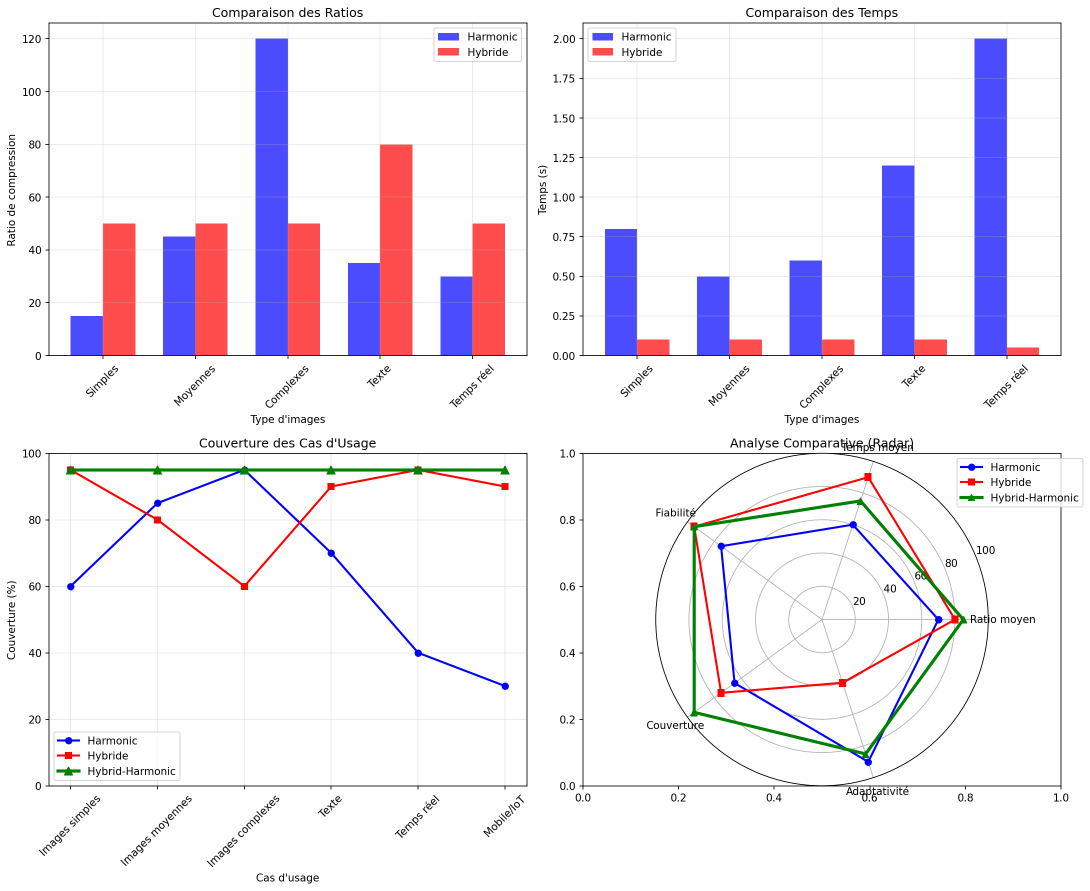
#> input picture hcs_v2-P3/harmonic_compression/hybrid_harmonic_recommendation.png, 2180 x 1781 px (shown at 1/2 size)
$ python -i phase2_deterministic.py   (imports and definitions only)
#> lines starting #> are read from the running program, lines starting #| are printed output that depends on the picture
#!/usr/bin/env python3
"""
PHASE 2 - DÉCISION DÉTERMINISTE HARMONIQUE
Basée sur les principes fondamentaux déterministes
"""

import numpy as np
import cv2
import time
import os
import sys
from typing import Dict, Any, Tuple

# Ajout des chemins
current_dir = os.path.dirname(os.path.abspath(__file__))
parent_dir = os.path.dirname(current_dir)
sys.path.append(parent_dir)

class DeterministicHarmonicDecision:
    """Système de décision déterministe basé sur la théorie harmonique"""

    def __init__(self):
        """Initialise le système déterministe"""

        # Règles harmoniques déterministes
        self.harmonic_rules = {
            'complexity_threshold_low': 0.25,
            'complexity_threshold_high': 0.75,
            'symmetry_threshold': 0.85,
            'edge_density_threshold': 0.15,
            'variance_threshold_low': 400,
            'variance_threshold_high': 2500,
            'uniformity_threshold': 0.9
        }

        # Poids harmoniques (basés sur la physique)
        self.harmonic_weights = {
            'complexity': 0.4,
            'symmetry': 0.25,
            'edge_density': 0.2,
            'variance': 0.15
        }

        # Statistiques
        self.stats = {
            'total_decisions': 0,
            'hybrid_decisions': 0,
            'harmonic_decisions': 0,
            'both_decisions': 0
        }

        print("🎵 Système déterministe harmonique initialisé")

    def analyze_harmonic_properties(self, image: np.ndarray) -> Dict[str, float]:
        """Analyse déterministe des propriétés harmoniques"""

        try:
            # Conversion en niveaux de gris
            if len(image.shape) == 3:
                gray = cv2.cvtColor(image, cv2.COLOR_RGB2GRAY)
            else:
                gray = image

            h, w = gray.shape

            # 1. Complexité (déterministe)
            edges = cv2.Canny(gray, 50, 150)
            edge_density = np.sum(edges > 0) / (h * w)
            variance = np.var(gray)
            complexity = min(1.0, (edge_density + variance/3000) / 2)

            # 2. Symétrie (calcul exact)
            symmetry = self._calculate_exact_symmetry(gray)

            # 3. Uniformité (mesure précise)
            uniformity = self._calculate_uniformity(gray)

            # 4. Fréquence dominante (FFT)
            freq_score = self._analyze_frequency_spectrum(gray)

            return {
                'complexity': complexity,
                'symmetry': symmetry,
                'edge_density': edge_density,
                'variance': variance,
                'uniformity': uniformity,
                'frequency_score': freq_score
            }

        except Exception as e:
            print(f"❌ Erreur analyse: {e}")
            return self._fallback_analysis()

    def _calculate_exact_symmetry(self, gray: np.ndarray) -> float:
        """Calcule la symétrie exacte"""

        h, w = gray.shape

        # Symétrie horizontale
        left_half = gray[:, :w//2]
        right_half = np.fliplr(gray[:, w//2:])

        # Corrélation exacte
        if left_half.size > 0 and right_half.size > 0:
            try:
                correlation = np.corrcoef(left_half.flatten(), right_half.flatten())[0, 1]
                if np.isnan(correlation):
                    correlation = 0.0
                return max(0.0, correlation)
            except:
                return 0.0
        return 0.0

    def _calculate_uniformity(self, gray: np.ndarray) -> float:
        """Calcule l'uniformité précise"""

        try:
            hist = cv2.calcHist([gray], [0], None, [256], [0, 256])
            hist_normalized = hist / np.sum(hist)

            # Entropie (inverse de l'uniformité)
            entropy = -np.sum(hist_normalized * np.log2(hist_normalized + 1e-10))
            max_entropy = 8.0  # Pour 256 bins

            uniformity = 1.0 - (entropy / max_entropy)
            return max(0.0, uniformity)

        except:
            return 0.5

    def _analyze_frequency_spectrum(self, gray: np.ndarray) -> float:
        """Analyse le spectre fréquentiel"""

        try:
            fft = np.fft.fft2(gray)
            fft_shift = np.fft.fftshift(fft)
            magnitude = np.abs(fft_shift)

            h, w = magnitude.shape
            center_y, center_x = h // 2, w // 2

            # Énergie dans les basses fréquences
            low_freq_region = magnitude[center_y-10:center_y+10, center_x-10:center_x+10]
            low_freq_energy = np.sum(low_freq_region)
            total_energy = np.sum(magnitude)

            freq_score = low_freq_energy / total_energy if total_energy > 0 else 0.5
            return min(1.0, freq_score * 2)

        except:
            return 0.5

    # [227 lines left out: functions _fallback_analysis, make_deterministic_decision, _calculate_harmonic_score, _apply_harmonic_rules, get_stats, test_deterministic_phase2 and 1 more, not called in this run]

# [2 lines not run here, left out]

>>> import cv2
>>> picture = cv2.cvtColor(cv2.imread('hybrid_harmonic_recommendation.png'), cv2.COLOR_BGR2RGB)
>>> result = DeterministicHarmonicDecision().analyze_harmonic_properties(picture)
#> in analyze_harmonic_properties, `gray = cv2.cvtColor(image, cv2.COLOR_RGB2GRAY)`:
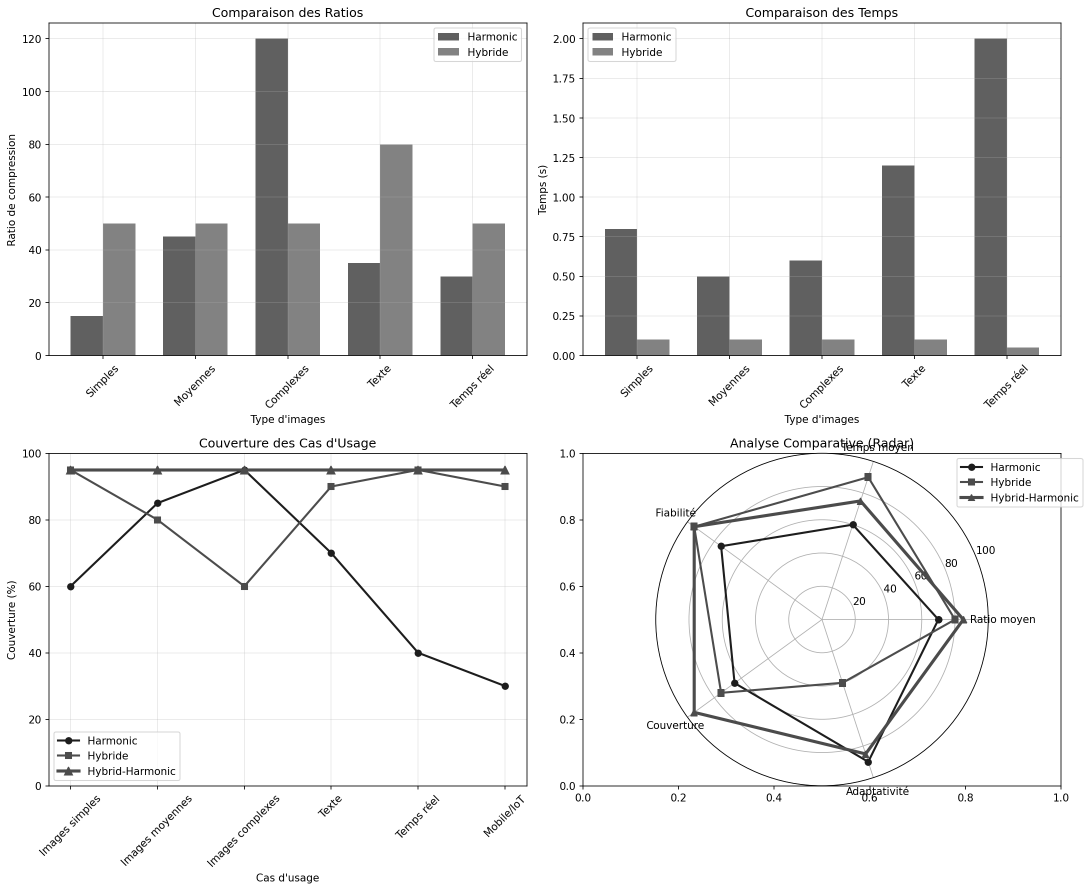
#> gray: shape (1781, 2180) (shown at 1/2 size); min 0, max 255, mean 237.6
#> in analyze_harmonic_properties, `edges = cv2.Canny(gray, 50, 150)`:
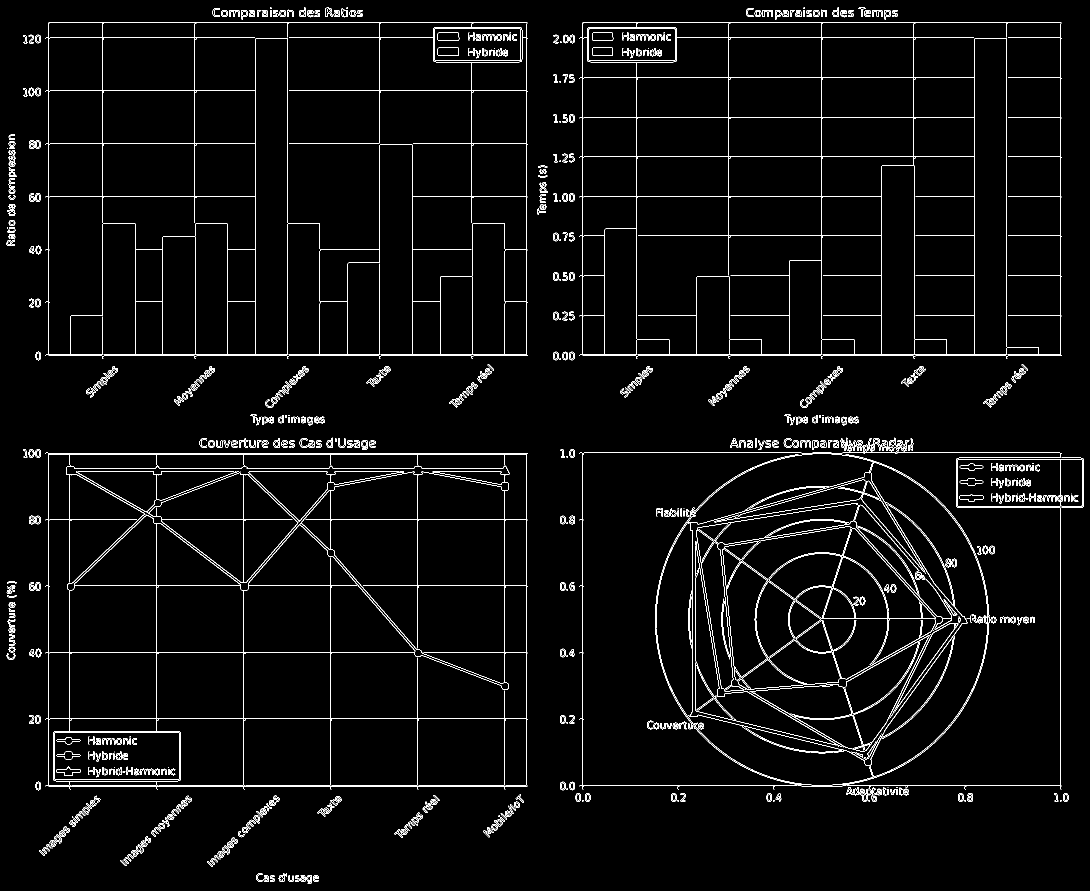
#> edges: shape (1781, 2180) (shown at 1/2 size); 3% white in thin lines or dots
#> in analyze_harmonic_properties, `edge_density = np.sum(edges > 0) / (h * w)`: edge_density = 0.0299
#> in analyze_harmonic_properties, `variance = np.var(gray)`: variance = 2543.7
#> in analyze_harmonic_properties, `complexity = min(1.0, (edge_density + variance/3000) / 2)`: complexity = 0.439
#> in _calculate_exact_symmetry, `left_half = gray[:, :w//2]`:
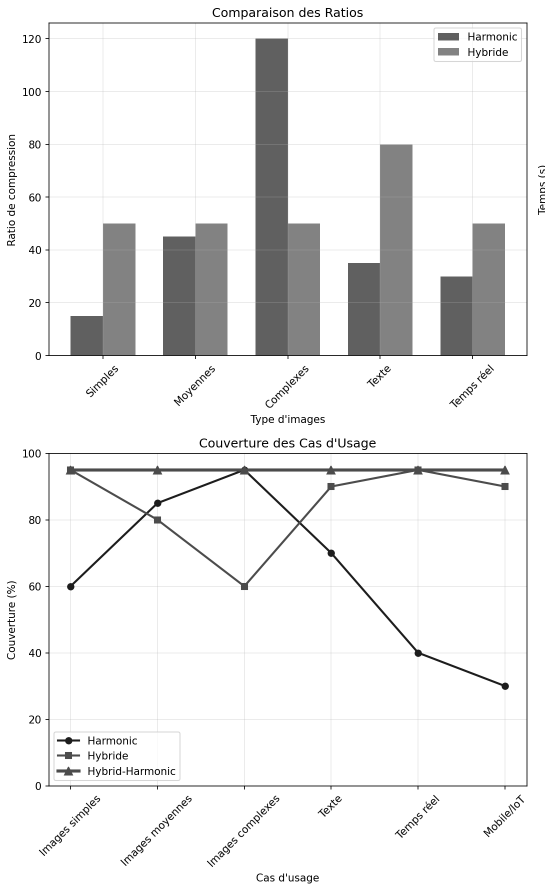
#> left_half: shape (1781, 1090) (shown at 1/2 size); min 0, max 255, mean 236.3
#> in _calculate_exact_symmetry, `right_half = np.fliplr(gray[:, w//2:])`:
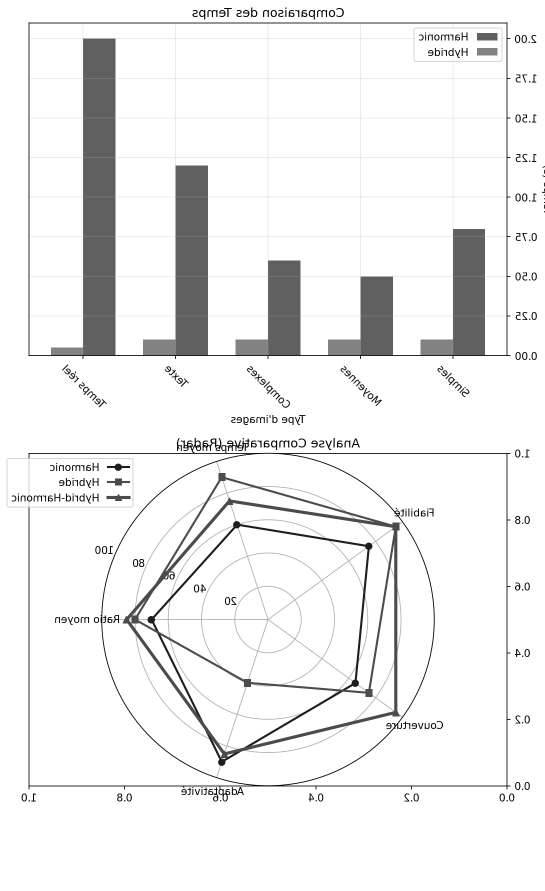
#> right_half: shape (1781, 1090) (shown at 1/2 size); min 0, max 255, mean 238.8
#> in _calculate_exact_symmetry, `correlation = np.corrcoef(left_half.flatten(), right_half.flatten())[0..`: correlation = 0.278
#> in _calculate_uniformity, `hist = cv2.calcHist([gray], [0], None, [256], [0, 256])`: hist = 256 values, max 3382250 at index 255, min 109 at index 74, mean 15166.3
#> in _calculate_uniformity, `hist_normalized = hist / np.sum(hist)`: hist_normalized = 256 values, max 0.871 at index 255, min 2.81e-05 at index 74, mean 0.00391
#> in _calculate_uniformity, `entropy = -np.sum(hist_normalized * np.log2(hist_normalized + 1e-10))`: entropy = 1.06
#> in _calculate_uniformity, `uniformity = 1.0 - (entropy / max_entropy)`: uniformity = 0.867
#> in _analyze_frequency_spectrum, `low_freq_energy = np.sum(low_freq_region)`: low_freq_energy = 2.34e+09
#> in _analyze_frequency_spectrum, `total_energy = np.sum(magnitude)`: total_energy = 1.19e+11
#> in _analyze_frequency_spectrum, `freq_score = low_freq_energy / total_energy if total_energy > 0 else 0.5`: freq_score = 0.0196
#> in analyze_harmonic_properties, `freq_score = self._analyze_frequency_spectrum(gray)`: freq_score = 0.0393
#> result = {'complexity': 0.439, 'symmetry': 0.278, 'edge_density': 0.0299, 'variance': 2543.7, 'uniformity': 0.867, 'frequency_score': 0.0393}
